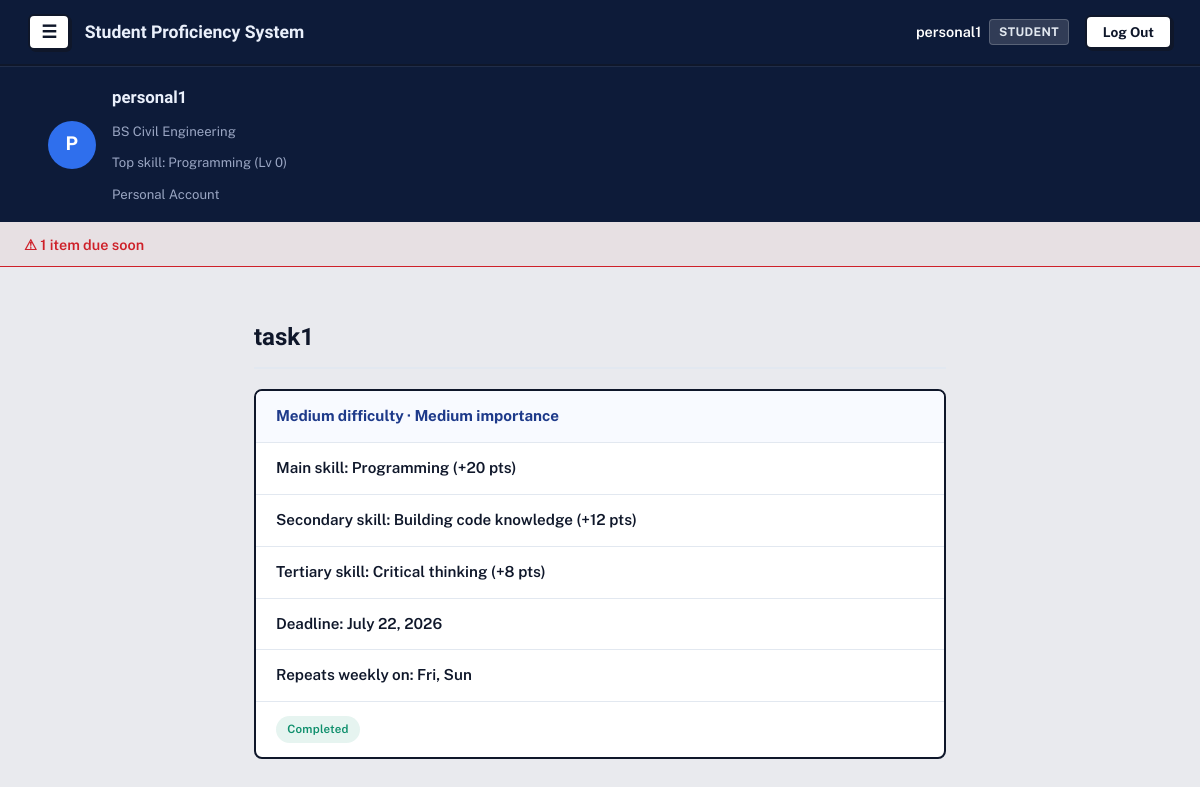
The page /tracker/personal-tasks/2/ (signed in) on the database its author committed.
### accounts/models.py (models this page shows, shortened)
class Profile(models.Model):
    ROLE_CHOICES = [
        ('student', 'Student'),
        ('teacher', 'Teacher'),
    ]
    MODE_CHOICES = [
        ('personal', 'Personal'),
        ('professional', 'Professional'),
    ]
    user = models.OneToOneField(
        User, on_delete=models.CASCADE, related_name='profile')
    role = models.CharField(max_length=10, choices=ROLE_CHOICES)
    mode = models.CharField(
        max_length=15, choices=MODE_CHOICES, blank=True, null=True)
    course = models.ForeignKey(
        Course, on_delete=models.SET_NULL, null=True, blank=True)
    @property
    def is_manager(self):
        return self.role == 'teacher' or self.mode == 'personal'

### avatar/models.py (models this page shows, shortened)
class Course(models.Model):
    name = models.CharField(max_length=100)

class StudentSkill(models.Model):
    student = models.ForeignKey(
        User, on_delete=models.CASCADE, related_name='skills')
    skill = models.ForeignKey(Skill, on_delete=models.CASCADE)
    points = models.PositiveIntegerField(default=0)
    class Meta:
        unique_together = ('student', 'skill')
    @property
    def level(self):
        return self.points // 100

class Skill(models.Model):
    CATEGORY_CHOICES = [
        ('general', 'General Education'),
        ('course', 'Course-Specific'),
        ('broad', 'Broad (Non-College)'),
    ]
    name = models.CharField(max_length=100)
    description = models.TextField(blank=True)
    category = models.CharField(
        max_length=10, choices=CATEGORY_CHOICES, default='course')
    course = models.ForeignKey(
        Course, on_delete=models.CASCADE, null=True, blank=True, related_name='skills')

### tracker/models.py (models this page shows, shortened)
class PersonalTask(models.Model):
    DIFFICULTY_CHOICES = [(1, 'Easy'), (2, 'Medium'), (3, 'Hard')]
    IMPORTANCE_CHOICES = [(1, 'Low'), (2, 'Medium'), (3, 'High')]
    REPEAT_CHOICES = [
        ('none', 'Does not repeat'),
        ('daily', 'Daily'),
        ('weekly', 'Weekly'),
    ]
    WEEKDAY_CHOICES = [
        ('mon', 'Mon'), ('tue', 'Tue'), ('wed', 'Wed'), ('thu', 'Thu'),
        ('fri', 'Fri'), ('sat', 'Sat'), ('sun', 'Sun'),
    ]
    student = models.ForeignKey(
        User, on_delete=models.CASCADE, related_name='personal_tasks')
    title = models.CharField(max_length=200)
    no_deadline = models.BooleanField(default=False)
    deadline = models.DateField(null=True, blank=True)
    difficulty = models.IntegerField(choices=DIFFICULTY_CHOICES)
    importance = models.IntegerField(choices=IMPORTANCE_CHOICES)
    skill_main = models.ForeignKey(
        Skill, on_delete=models.CASCADE, related_name='personal_tasks_main')
    skill_secondary = models.ForeignKey(
        Skill, on_delete=models.SET_NULL, null=True, blank=True, related_name='personal_tasks_secondary')
    skill_tertiary = models.ForeignKey(
        Skill, on_delete=models.SET_NULL, null=True, blank=True, related_name='personal_tasks_tertiary')
    repeat = models.CharField(
        max_length=10, choices=REPEAT_CHOICES, default='none')
    weekly_days = models.CharField(max_length=50, blank=True)
    notify = models.BooleanField(default=True)
    completed = models.BooleanField(default=False)
    @property
    def points_value(self):
        return self.difficulty * self.importance * 10
    @property
    def main_points(self):
        return self.points_value * 5 // 10
    @property
    def secondary_points(self):
        return self.points_value * 3 // 10
    @property
    def tertiary_points(self):
        return self.points_value * 2 // 10
    def get_weekly_days_display(self):
        if not self.weekly_days:
            return ''
        day_dict = dict(self.WEEKDAY_CHOICES)
        return ', '.join(day_dict.get(d, d) for d in self.weekly_days.split(','))

### tracker/views.py (the view)
@login_required
def personal_task_detail(request, task_id):
    task = get_object_or_404(PersonalTask, id=task_id, student=request.user)
    return render(request, 'tracker/personal_task_detail.html', {'task': task})

### accounts/context_processors.py (called while the page is built)
def profile_banner(request):
    if not request.user.is_authenticated or request.user.profile.role != 'student':
        return {}
    top_skill = request.user.skills.order_by('-points').first()
    return {'top_skill': top_skill}

### tracker/models.py (called while the page is built)
    @property
    def due_soon(self):
        return 0 <= (self.deadline - timezone.now().date()).days <= 3

### tracker/templates/tracker/personal_task_detail.html (shortened to what this page needs)
{% extends 'base.html' %}
{% block content %}
<div class="task-detail-container">
    <h2 class="task-detail-title">{{ task.title }}</h2>
    <div class="task-detail-card">
        <p class="task-detail-row task-detail-meta">
            {{ task.get_difficulty_display }} difficulty · {{ task.get_importance_display }} importance
        </p>
        <p class="task-detail-row">
            Main skill: {{ task.skill_main.name }} (+{{ task.main_points }} pts)
        </p>
        {% if task.skill_secondary %}
        <p class="task-detail-row">
            Secondary skill: {{ task.skill_secondary.name }} (+{{ task.secondary_points }} pts)
        </p>
        {% endif %}
        {% if task.skill_tertiary %}
        <p class="task-detail-row">
            Tertiary skill: {{ task.skill_tertiary.name }} (+{{ task.tertiary_points }} pts)
        </p>
        {% endif %}
        {% if task.no_deadline %}
        <p class="task-detail-row">No deadline</p>
        {% else %}
        <p class="task-detail-row">Deadline: {{ task.deadline }}</p>
        {% endif %}
        {% if task.repeat == 'weekly' %}
        <p class="task-detail-row">Repeats weekly on: {{ task.get_weekly_days_display }}</p>
        {% endif %}
        {% if task.completed %}
        <p class="task-detail-row task-detail-status">
            <span class="stamp stamp-done">Completed</span>
        </p>
        {% endif %}
    </div>
</div>
{% endblock %}

### templates/base.html (shortened to what this page needs)
{% load static %}
<!DOCTYPE html>
<html lang="en">
<head>
    <link rel="stylesheet" href="{% static 'css/style.css' %}">
</head>
<body>
    <nav class="navbar">
        <div class="navbar-left">
            {% if user.is_authenticated %}
            <button id="menuToggle" class="menu-btn" aria-label="Menu">☰</button>
            {% endif %}
            <span class="brand">Student Proficiency System</span>
        </div>
        <div class="navbar-right">
            {% if user.is_authenticated %}
            <div class="user-badge">
                <span class="user-name">{{ user.username }}</span>
                <span class="role-pill">{{ user.profile.role|capfirst }}</span>
            </div>
            <form method="post" action="{% url 'logout' %}" class="logout-form">
                <button type="submit" class="btn-logout">Log Out</button>
            </form>
            {% else %}
            <a href="{% url 'login' %}" class="btn-auth">Log In</a>
            <a href="{% url 'signup' %}" class="btn-auth btn-signup">Sign Up</a>
            {% endif %}
        </div>
    </nav>
    {% if user.is_authenticated and user.profile.role == 'student' %}
    <div class="profile-banner">
        <div class="profile-banner-inner">
            <div class="profile-avatar-circle">{{ user.username|slice:":1"|upper }}</div>
            <div class="profile-info">
                <div class="profile-name">{{ user.username }}</div>
                <div class="profile-line">
                    {% if user.profile.course %}{{ user.profile.course.name }}{% else %}No course{% endif %}
                </div>
                <div class="profile-line">
                    {% if top_skill %}Top skill: {{ top_skill.skill.name }} (Lv {{ top_skill.level }}){% else %}No skills yet{% endif %}
                </div>
                <div class="profile-line">
                    {% if user.profile.mode == 'personal' %}Personal Account{% else %}Professional Account{% endif %}
                </div>
            </div>
        </div>
    </div>
    {% endif %}
    {% if reminder_count %}
    <div class="reminder-bar">
        <a href="{% url 'task_list' %}" class="reminder-btn">⚠ {{ reminder_count }} item{{ reminder_count|pluralize }} due soon</a>
    </div>
    {% endif %}
    <main class="page">
        {% block content %}
        {% endblock %}
    </main>
</body>
</html>

### static/css/style.css (style rules this page uses)
:root { --bg-dark: #0d1b39; --bg-light: #e9eaee; --panel: #FFFFFF; --line: #abaeb3; --text: #101828; --text-light: #EAF0FB; --muted: #667085; --muted-light: #9AA6C3; --blue: #2F6FED; --blue-dark: #1F54C4; --amber: #CE2029; --green: #0E8F6C; --rose: #C13A50; }
* { box-sizing: border-box; }
body { margin: 0; background: var(--bg-light); color: var(--text); font-family: 'Public Sans', sans-serif; line-height: 1.5; }
h1, h2, h3 { font-family: 'Sora', sans-serif; font-weight: 700; margin-top: 0; }
a { color: black; font-weight: 700; text-decoration: none; }
.navbar { background: var(--bg-dark); padding: 0.85rem 1.75rem; display: flex; justify-content: space-between; align-items: center; border-bottom: 2px solid #0F172A; }
.menu-btn { background: #FFFFFF; color: #0F172A; font-size: 1.1rem; font-weight: 700; width: 2.3rem; height: 2.3rem; border-radius: 6px; border: 2px solid #0F172A; box-shadow: 2px 2px 0px #0F172A; cursor: pointer; display: flex; align-items: center; justify-content: center; line-height: 1; transition: all 0.15s ease-in-out; }
.navbar .brand { color: var(--text-light); font-family: 'Sora', sans-serif; font-size: 1.1rem; font-weight: 700; }
.navbar-left { display: flex; align-items: center; gap: 0.9rem; }
.navbar-right { display: flex; align-items: center; gap: 1rem; }
.user-badge { display: flex; align-items: center; gap: 0.5rem; font-size: 0.9rem; }
.user-name { color: #FFFFFF; font-weight: 600; }
.role-pill { background: rgba(255, 255, 255, 0.15); color: #E2E8F0; font-size: 0.75rem; font-weight: 700; padding: 0.2rem 0.55rem; border-radius: 4px; border: 1px solid rgba(255, 255, 255, 0.2); text-transform: uppercase; letter-spacing: 0.03em; }
.logout-form { margin: 0; display: flex; align-items: center; }
.btn-logout, .btn-auth { font-family: inherit; font-size: 0.85rem; font-weight: 700; padding: 0.45rem 1rem; border-radius: 6px; border: 2px solid #0F172A; cursor: pointer; text-decoration: none; transition: all 0.15s ease-in-out; display: inline-block; }
.btn-logout { background-color: #FFFFFF; color: #0F172A; box-shadow: 2px 2px 0px #0F172A; }
.reminder-bar { background: rgba(193, 68, 60, 0.06); border-bottom: 1px solid var(--amber); }
.reminder-btn { display: block; width: 100%; color: var(--amber); padding: 0.7rem 1.5rem; font-size: 0.9rem; font-weight: 600; text-decoration: none; }
.page { max-width: 780px; margin: 0 auto; padding: 2rem 1.5rem 4rem; }
.stamp { display: inline-flex; align-items: center; gap: 0.3rem; font-size: 0.72rem; font-weight: 600; letter-spacing: 0.02em; padding: 0.3rem 0.7rem; border-radius: 999px; }
.stamp-done { color: var(--green); background: rgba(14, 143, 108, 0.1); }
button, input[type="submit"] { background: var(--blue); color: #fff; border: none; padding: 0.6rem 1.2rem; border-radius: 6px; font-size: 0.95rem; font-weight: 600; cursor: pointer; font-family: inherit; }
.profile-banner { background: var(--bg-dark); border-top: 1px solid rgba(255, 255, 255, 0.08); padding: 1.1rem 1.5rem; }
.profile-banner-inner { width: 100%; padding-left: 1.5rem; display: flex; align-items: center; gap: 1rem; }
.profile-avatar-circle { width: 3rem; height: 3rem; border-radius: 50%; background: var(--blue); color: #fff; display: flex; align-items: center; justify-content: center; font-family: 'Sora', sans-serif; font-weight: 700; font-size: 1.2rem; flex-shrink: 0; }
.profile-name { color: var(--text-light); font-family: 'Sora', sans-serif; font-weight: 700; font-size: 1.05rem; }
.profile-info { display: flex; flex-direction: column; gap: 12px; }
.profile-line { color: var(--muted-light); font-size: 0.82rem; }
.task-detail-container { max-width: 900px; margin: 20px auto 40px auto; padding: 0 20px; }
.task-detail-title { font-family: 'Sora', sans-serif; font-size: 24px; font-weight: 700; color: #0F172A; margin-top: 0; margin-bottom: 20px; border-bottom: 2px solid #E2E8F0; padding-bottom: 12px; }
.task-detail-card { background-color: #FFFFFF; border: 2px solid #0F172A; border-radius: 8px; overflow: hidden; margin-bottom: 20px; }
.task-detail-row { margin: 0; padding: 14px 20px; font-size: 0.95rem; font-weight: 600; color: #0F172A; border-bottom: 1.5px solid #E2E8F0; display: flex; align-items: center; justify-content: space-between; }
.task-detail-row:last-child { border-bottom: none; }
.task-detail-meta { background-color: #F8FAFF; color: #1E3A8A; font-weight: 700; }

### rows shown on the page
StudentSkill: skill.name "Programming", level "0"
PersonalTask: title "task1", difficulty "Medium", importance "Medium", skill_main.name "Programming", main_points "20", skill_secondary.name "Building code knowledge", secondary_points "12", skill_tertiary.name "Critical thinking", tertiary_points "8", deadline "July 22, 2026", weekly_days "Fri, Sun"

### other values the page prints
{{ user.username }} "personal1"
{{ user.profile.role|capfirst }} "STUDENT"
{{ user.username|slice:":1"|upper }} "P"
{{ user.profile.course.name }} "BS Civil Engineering"
{{ reminder_count }} "1"
